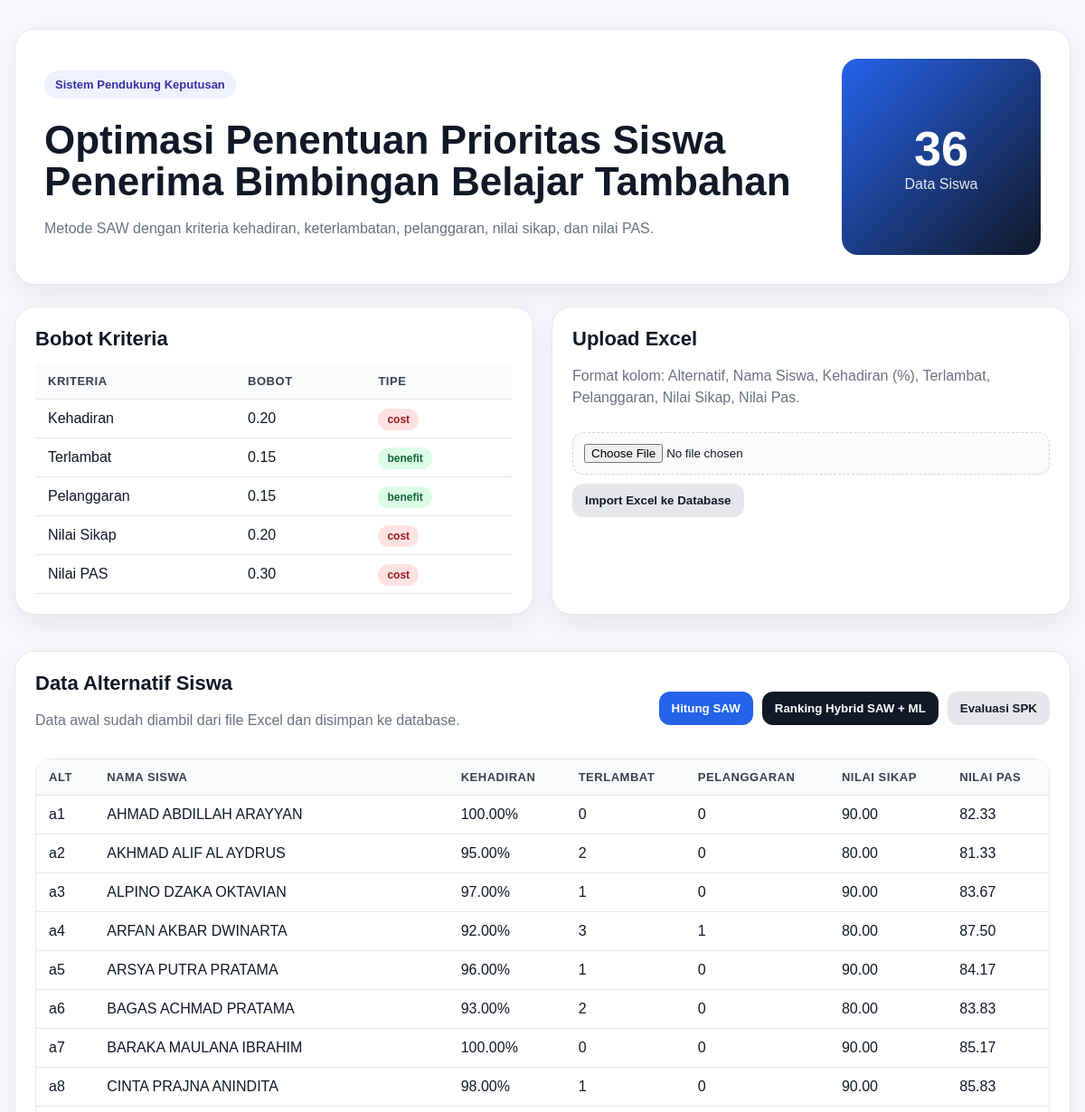
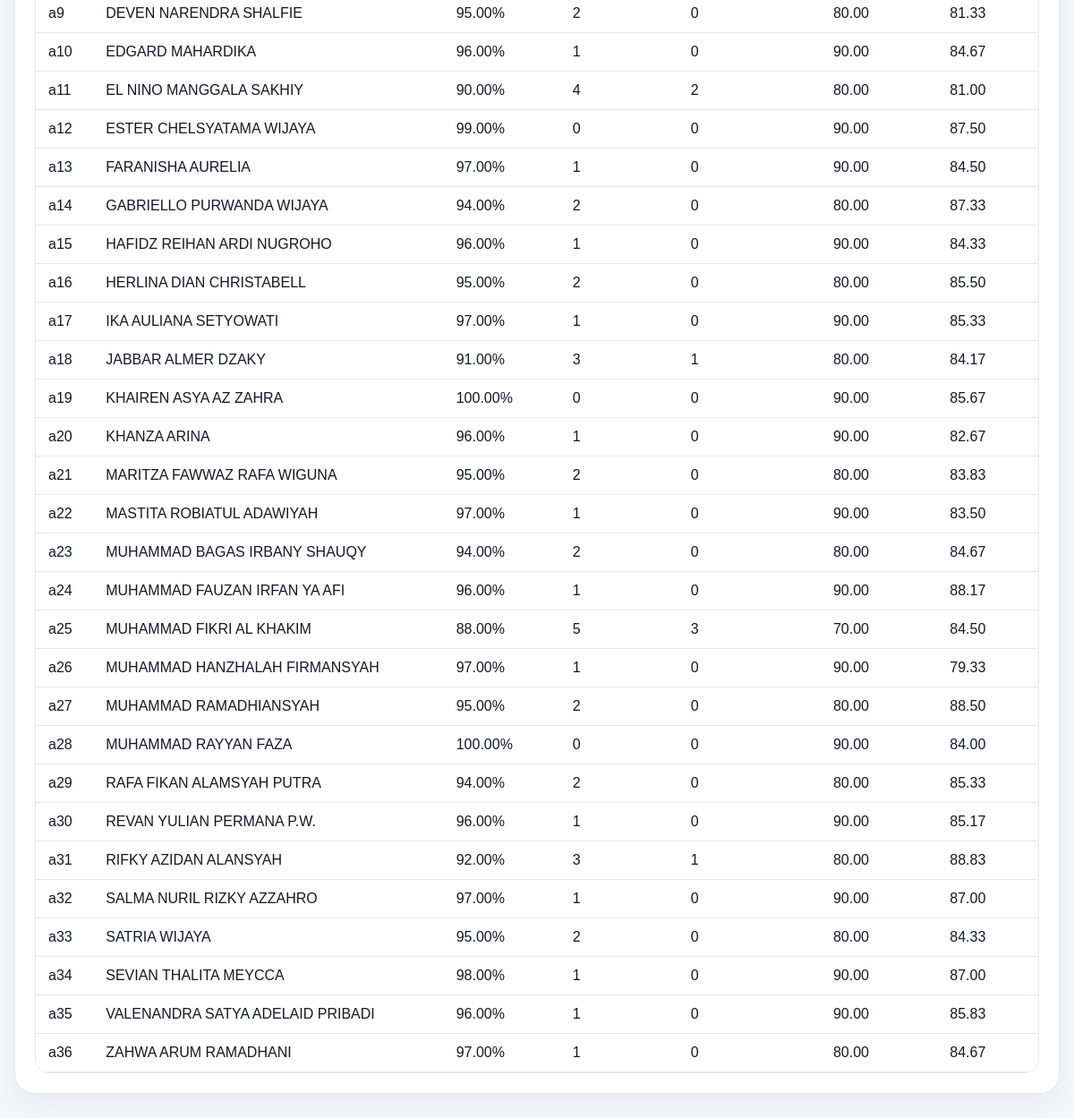
The page / on the database its author committed (2 pictures, top to bottom).
### tables this page shows
CREATE TABLE kriteria (
    id INT AUTO_INCREMENT PRIMARY KEY,
    nama VARCHAR(100) NOT NULL,
    field_name VARCHAR(50) NOT NULL,
    bobot DECIMAL(5,2) NOT NULL,
    tipe ENUM('benefit','cost') NOT NULL
);

CREATE TABLE siswa (
    id INT AUTO_INCREMENT PRIMARY KEY,
    alternatif VARCHAR(20) NOT NULL,
    nama_siswa VARCHAR(150) NOT NULL,
    kehadiran DECIMAL(5,2) NOT NULL,
    terlambat INT NOT NULL,
    pelanggaran INT NOT NULL,
    nilai_sikap DECIMAL(5,2) NOT NULL,
    nilai_pas DECIMAL(5,2) NOT NULL
);

### index.php (the view, shortened to what this page needs)
<?php
include 'koneksi.php';
$res = mysqli_query($conn, "SELECT * FROM siswa ORDER BY id ASC");
$siswa = mysqli_fetch_all($res, MYSQLI_ASSOC);
$res_k = mysqli_query($conn, "SELECT * FROM kriteria ORDER BY id ASC");
$kriteria = mysqli_fetch_all($res_k, MYSQLI_ASSOC);
?>
<!DOCTYPE html>
<html lang="id">
<head>
    <link rel="stylesheet" href="assets/style.css">
</head>
<body>
    <main class="container">
        <section class="hero">
            <div>
                <p class="badge">Sistem Pendukung Keputusan</p>
                <h1>Optimasi Penentuan Prioritas Siswa Penerima Bimbingan Belajar Tambahan</h1>
                <p class="subtitle">Metode SAW dengan kriteria kehadiran, keterlambatan, pelanggaran, nilai sikap, dan nilai PAS.</p>
            </div>
            <div class="hero-card">
                <strong><?= count($siswa) ?></strong>
                <span>Data Siswa</span>
            </div>
        </section>
        <section class="grid two">
            <div class="card">
                <h2>Bobot Kriteria</h2>
                <table>
                    <thead><tr><th>Kriteria</th><th>Bobot</th><th>Tipe</th></tr></thead>
                    <tbody>
                    <?php foreach($kriteria as $k): ?>
                        <tr>
                            <td><?= htmlspecialchars($k['nama']) ?></td>
                            <td><?= number_format((float)$k['bobot'], 2) ?></td>
                            <td><span class="pill <?= $k['tipe'] ?>"><?= htmlspecialchars($k['tipe']) ?></span></td>
                        </tr>
                    <?php endforeach; ?>
                    </tbody>
                </table>
            </div>
            <div class="card">
                <h2>Upload Excel</h2>
                <p class="muted">Format kolom: Alternatif, Nama Siswa, Kehadiran (%), Terlambat, Pelanggaran, Nilai Sikap, Nilai Pas.</p>
                <input type="file" id="fileExcel" accept=".xlsx,.xls,.csv">
                <button class="btn secondary" onclick="importExcel()">Import Excel ke Database</button>
            </div>
        </section>
        <section class="card">
            <div class="toolbar">
                <div>
                    <h2>Data Alternatif Siswa</h2>
                    <p class="muted">Data awal sudah diambil dari file Excel dan disimpan ke database.</p>
                </div>
                <div class="actions">
                    <button class="btn" onclick="hitungSAW()">Hitung SAW</button>
                    <button class="btn dark" onclick="hitungHybrid()">Ranking Hybrid SAW + ML</button>
                    <button class="btn secondary" onclick="evaluasiSPK()">Evaluasi SPK</button>
                </div>
            </div>
            <div class="table-wrap">
                <table>
                    <thead>
                        <tr>
                            <th>Alt</th><th>Nama Siswa</th><th>Kehadiran</th><th>Terlambat</th><th>Pelanggaran</th><th>Nilai Sikap</th><th>Nilai PAS</th>
                        </tr>
                    </thead>
                    <tbody>
                    <?php foreach($siswa as $s): ?>
                        <tr>
                            <td><?= htmlspecialchars($s['alternatif']) ?></td>
                            <td><?= htmlspecialchars($s['nama_siswa']) ?></td>
                            <td><?= number_format((float)$s['kehadiran'], 2) ?>%</td>
                            <td><?= (int)$s['terlambat'] ?></td>
                            <td><?= (int)$s['pelanggaran'] ?></td>
                            <td><?= number_format((float)$s['nilai_sikap'], 2) ?></td>
                            <td><?= number_format((float)$s['nilai_pas'], 2) ?></td>
                        </tr>
                    <?php endforeach; ?>
                    </tbody>
                </table>
            </div>
        </section>
    </main>
</body>
</html>

### style.css (style rules this page uses)
:root { --bg: #f6f7fb; --card: #ffffff; --text: #111827; --muted: #6b7280; --primary: #2563eb; --dark: #111827; --line: #e5e7eb; --soft: #eef2ff; --danger: #dc2626; }
* { box-sizing: border-box; }
body { margin: 0; font-family: Arial, Helvetica, sans-serif; background: var(--bg); color: var(--text); }
.container { width: min(1180px, calc(100% - 32px)); margin: 32px auto; }
.hero { display: grid; grid-template-columns: 1fr 220px; gap: 24px; align-items: stretch; margin-bottom: 24px; }
.hero, .card { background: var(--card); border: 1px solid var(--line); border-radius: 22px; box-shadow: 0 12px 30px rgba(17,24,39,.06); }
.hero { padding: 32px; }
h1 { margin: 10px 0 12px; font-size: clamp(28px, 4vw, 44px); line-height: 1.05; }
h2 { margin: 0 0 14px; font-size: 22px; }
.subtitle { max-width: 760px; color: var(--muted); font-size: 16px; line-height: 1.6; }
.badge { display: inline-block; background: var(--soft); color: #3730a3; padding: 8px 12px; border-radius: 999px; font-weight: 700; font-size: 13px; }
.hero-card { display: flex; flex-direction: column; justify-content: center; align-items: center; background: linear-gradient(135deg, #2563eb, #111827); color: white; border-radius: 18px; min-height: 160px; }
.hero-card strong { font-size: 54px; }
.hero-card span { opacity: .9; }
.grid.two { display: grid; grid-template-columns: 1fr 1fr; gap: 20px; margin-bottom: 20px; }
.card { padding: 22px; margin-bottom: 20px; }
.muted { color: var(--muted); line-height: 1.5; }
.toolbar { display: flex; justify-content: space-between; gap: 20px; align-items: center; margin-bottom: 14px; }
.actions { display: flex; gap: 10px; flex-wrap: wrap; justify-content: flex-end; }
.btn { border: 0; background: var(--primary); color: white; font-weight: 700; padding: 11px 14px; border-radius: 12px; cursor: pointer; transition: transform .15s ease, opacity .15s ease; }
.btn.dark { background: var(--dark); }
.btn.secondary { background: #e5e7eb; color: #111827; }
input[type=file] { width: 100%; padding: 12px; border: 1px dashed #cbd5e1; border-radius: 12px; margin: 10px 0; background: #fafafa; }
.table-wrap { overflow-x: auto; border: 1px solid var(--line); border-radius: 16px; }
table { width: 100%; border-collapse: collapse; background: white; }
th, td { padding: 12px 14px; border-bottom: 1px solid var(--line); text-align: left; white-space: nowrap; }
th { background: #f9fafb; font-size: 13px; text-transform: uppercase; letter-spacing: .04em; color: #374151; }
.pill, .status { padding: 5px 10px; border-radius: 999px; font-size: 12px; font-weight: 700; }
.pill.benefit { background: #dcfce7; color: #166534; }
.pill.cost { background: #fee2e2; color: #991b1b; }

### rows shown on the page
kriteria: nama "Kehadiran", bobot "0.20", tipe "cost"
kriteria: nama "Terlambat", bobot "0.15", tipe "benefit"
kriteria: nama "Pelanggaran", bobot "0.15", tipe "benefit"
kriteria: nama "Nilai Sikap", bobot "0.20", tipe "cost"
kriteria: nama "Nilai PAS", bobot "0.30", tipe "cost"
siswa: alternatif "a1", nama_siswa "AHMAD ABDILLAH ARAYYAN", kehadiran "100.00", terlambat "0", pelanggaran "0", nilai_sikap "90.00", nilai_pas "82.33"
siswa: alternatif "a2", nama_siswa "AKHMAD ALIF AL AYDRUS", kehadiran "95.00", terlambat "2", pelanggaran "0", nilai_sikap "80.00", nilai_pas "81.33"
siswa: alternatif "a3", nama_siswa "ALPINO DZAKA OKTAVIAN", kehadiran "97.00", terlambat "1", pelanggaran "0", nilai_sikap "90.00", nilai_pas "83.67"
siswa: alternatif "a4", nama_siswa "ARFAN AKBAR DWINARTA", kehadiran "92.00", terlambat "3", pelanggaran "1", nilai_sikap "80.00", nilai_pas "87.50"
siswa: alternatif "a5", nama_siswa "ARSYA PUTRA PRATAMA", kehadiran "96.00", terlambat "1", pelanggaran "0", nilai_sikap "90.00", nilai_pas "84.17"
siswa: alternatif "a6", nama_siswa "BAGAS ACHMAD PRATAMA", kehadiran "93.00", terlambat "2", pelanggaran "0", nilai_sikap "80.00", nilai_pas "83.83"
siswa: alternatif "a7", nama_siswa "BARAKA MAULANA IBRAHIM", kehadiran "100.00", terlambat "0", pelanggaran "0", nilai_sikap "90.00", nilai_pas "85.17"
siswa: alternatif "a8", nama_siswa "CINTA PRAJNA ANINDITA", kehadiran "98.00", terlambat "1", pelanggaran "0", nilai_sikap "90.00", nilai_pas "85.83"
siswa: alternatif "a9", nama_siswa "DEVEN NARENDRA SHALFIE", kehadiran "95.00", terlambat "2", pelanggaran "0", nilai_sikap "80.00", nilai_pas "81.33"
siswa: alternatif "a10", nama_siswa "EDGARD MAHARDIKA", kehadiran "96.00", terlambat "1", pelanggaran "0", nilai_sikap "90.00", nilai_pas "84.67"
siswa: alternatif "a11", nama_siswa "EL NINO MANGGALA SAKHIY", kehadiran "90.00", terlambat "4", pelanggaran "2", nilai_sikap "80.00", nilai_pas "81.00"
siswa: alternatif "a12", nama_siswa "ESTER CHELSYATAMA WIJAYA", kehadiran "99.00", terlambat "0", pelanggaran "0", nilai_sikap "90.00", nilai_pas "87.50"
siswa: alternatif "a13", nama_siswa "FARANISHA AURELIA", kehadiran "97.00", terlambat "1", pelanggaran "0", nilai_sikap "90.00", nilai_pas "84.50"
siswa: alternatif "a14", nama_siswa "GABRIELLO PURWANDA WIJAYA", kehadiran "94.00", terlambat "2", pelanggaran "0", nilai_sikap "80.00", nilai_pas "87.33"
siswa: alternatif "a15", nama_siswa "HAFIDZ REIHAN ARDI NUGROHO", kehadiran "96.00", terlambat "1", pelanggaran "0", nilai_sikap "90.00", nilai_pas "84.33"
siswa: alternatif "a16", nama_siswa "HERLINA DIAN CHRISTABELL", kehadiran "95.00", terlambat "2", pelanggaran "0", nilai_sikap "80.00", nilai_pas "85.50"
siswa: alternatif "a17", nama_siswa "IKA AULIANA SETYOWATI", kehadiran "97.00", terlambat "1", pelanggaran "0", nilai_sikap "90.00", nilai_pas "85.33"
siswa: alternatif "a18", nama_siswa "JABBAR ALMER DZAKY", kehadiran "91.00", terlambat "3", pelanggaran "1", nilai_sikap "80.00", nilai_pas "84.17"
siswa: alternatif "a19", nama_siswa "KHAIREN ASYA AZ ZAHRA", kehadiran "100.00", terlambat "0", pelanggaran "0", nilai_sikap "90.00", nilai_pas "85.67"
siswa: alternatif "a20", nama_siswa "KHANZA ARINA", kehadiran "96.00", terlambat "1", pelanggaran "0", nilai_sikap "90.00", nilai_pas "82.67"
siswa: alternatif "a21", nama_siswa "MARITZA FAWWAZ RAFA WIGUNA", kehadiran "95.00", terlambat "2", pelanggaran "0", nilai_sikap "80.00", nilai_pas "83.83"
siswa: alternatif "a22", nama_siswa "MASTITA ROBIATUL ADAWIYAH", kehadiran "97.00", terlambat "1", pelanggaran "0", nilai_sikap "90.00", nilai_pas "83.50"
siswa: alternatif "a23", nama_siswa "MUHAMMAD BAGAS IRBANY SHAUQY", kehadiran "94.00", terlambat "2", pelanggaran "0", nilai_sikap "80.00", nilai_pas "84.67"
siswa: alternatif "a24", nama_siswa "MUHAMMAD FAUZAN IRFAN YA AFI", kehadiran "96.00", terlambat "1", pelanggaran "0", nilai_sikap "90.00", nilai_pas "88.17"
siswa: alternatif "a25", nama_siswa "MUHAMMAD FIKRI AL KHAKIM", kehadiran "88.00", terlambat "5", pelanggaran "3", nilai_sikap "70.00", nilai_pas "84.50"
siswa: alternatif "a26", nama_siswa "MUHAMMAD HANZHALAH FIRMANSYAH", kehadiran "97.00", terlambat "1", pelanggaran "0", nilai_sikap "90.00", nilai_pas "79.33"
siswa: alternatif "a27", nama_siswa "MUHAMMAD RAMADHIANSYAH", kehadiran "95.00", terlambat "2", pelanggaran "0", nilai_sikap "80.00", nilai_pas "88.50"
siswa: alternatif "a28", nama_siswa "MUHAMMAD RAYYAN FAZA", kehadiran "100.00", terlambat "0", pelanggaran "0", nilai_sikap "90.00", nilai_pas "84.00"
siswa: alternatif "a29", nama_siswa "RAFA FIKAN ALAMSYAH PUTRA", kehadiran "94.00", terlambat "2", pelanggaran "0", nilai_sikap "80.00", nilai_pas "85.33"
siswa: alternatif "a30", nama_siswa "REVAN YULIAN PERMANA P.W.", kehadiran "96.00", terlambat "1", pelanggaran "0", nilai_sikap "90.00", nilai_pas "85.17"
siswa: alternatif "a31", nama_siswa "RIFKY AZIDAN ALANSYAH", kehadiran "92.00", terlambat "3", pelanggaran "1", nilai_sikap "80.00", nilai_pas "88.83"
siswa: alternatif "a32", nama_siswa "SALMA NURIL RIZKY AZZAHRO", kehadiran "97.00", terlambat "1", pelanggaran "0", nilai_sikap "90.00", nilai_pas "87.00"
siswa: alternatif "a33", nama_siswa "SATRIA WIJAYA", kehadiran "95.00", terlambat "2", pelanggaran "0", nilai_sikap "80.00", nilai_pas "84.33"
siswa: alternatif "a34", nama_siswa "SEVIAN THALITA MEYCCA", kehadiran "98.00", terlambat "1", pelanggaran "0", nilai_sikap "90.00", nilai_pas "87.00"
siswa: alternatif "a35", nama_siswa "VALENANDRA SATYA ADELAID PRIBADI", kehadiran "96.00", terlambat "1", pelanggaran "0", nilai_sikap "90.00", nilai_pas "85.83"
siswa: alternatif "a36", nama_siswa "ZAHWA ARUM RAMADHANI", kehadiran "97.00", terlambat "1", pelanggaran "0", nilai_sikap "80.00", nilai_pas "84.67"

### other values the page prints
count($siswa) "36"
